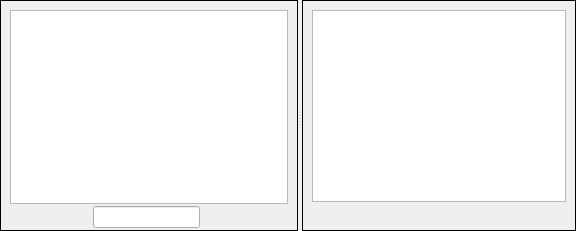
      <widget class="QFrame" name="frame">
       <property name="frameShape">
        <enum>QFrame::NoFrame</enum>
       </property>
       <property name="frameShadow">
        <enum>QFrame::Plain</enum>
       </property>
       <layout class="QGridLayout" name="gridLayout_2">
        <property name="leftMargin">
         <number>0</number>
        </property>
        <property name="topMargin">
         <number>0</number>
        </property>
        <property name="rightMargin">
         <number>0</number>
        </property>
        <property name="bottomMargin">
         <number>0</number>
        </property>
        <item row="0" column="0">
         <widget class="QSplitter" name="splitter_2">
          <property name="orientation">
           <enum>Qt::Horizontal</enum>
          </property>
          <widget class="QFrame" name="rotframe">
           <property name="sizePolicy">
            <sizepolicy hsizetype="Preferred" vsizetype="Expanding">
             <horstretch>0</horstretch>
             <verstretch>0</verstretch>
            </sizepolicy>
           </property>
           <property name="frameShape">
            <enum>QFrame::Box</enum>
           </property>
           <layout class="QVBoxLayout" name="verticalLayout_3">
            <property name="spacing">
             <number>2</number>
            </property>
            <property name="bottomMargin">
             <number>2</number>
            </property>
            <item>
             <widget class="QTableView" name="tableViewRotation">
              <property name="contextMenuPolicy">
               <enum>Qt::CustomContextMenu</enum>
              </property>
              <property name="editTriggers">
               <set>QAbstractItemView::NoEditTriggers</set>
              </property>
              <property name="dragEnabled">
               <bool>true</bool>
              </property>
              <property name="dragDropOverwriteMode">
               <bool>false</bool>
              </property>
              <property name="dragDropMode">
               <enum>QAbstractItemView::DragDrop</enum>
              </property>
              <property name="defaultDropAction">
               <enum>Qt::MoveAction</enum>
              </property>
              <property name="alternatingRowColors">
               <bool>true</bool>
              </property>
              <property name="selectionMode">
               <enum>QAbstractItemView::SingleSelection</enum>
              </property>
              <property name="selectionBehavior">
               <enum>QAbstractItemView::SelectRows</enum>
              </property>
              <attribute name="horizontalHeaderCascadingSectionResizes">
               <bool>true</bool>
              </attribute>
              <attribute name="horizontalHeaderShowSortIndicator" stdset="0">
               <bool>false</bool>
              </attribute>
              <attribute name="horizontalHeaderStretchLastSection">
               <bool>true</bool>
              </attribute>
              <attribute name="verticalHeaderVisible">
               <bool>false</bool>
              </attribute>
             </widget>
            </item>
            <item>
             <widget class="QFrame" name="frame_5">
              <property name="frameShape">
               <enum>QFrame::NoFrame</enum>
              </property>
              <property name="frameShadow">
               <enum>QFrame::Raised</enum>
              </property>
              <layout class="QHBoxLayout" name="horizontalLayout_2">
               <property name="spacing">
                <number>4</number>
               </property>
               <property name="leftMargin">
                <number>0</number>
               </property>
               <property name="topMargin">
                <number>0</number>
               </property>
               <property name="rightMargin">
                <number>0</number>
               </property>
               <property name="bottomMargin">
                <number>0</number>
               </property>
               <item>
                <widget class="QPushButton" name="buttonClearRotation">
                 <property name="focusPolicy">
                  <enum>Qt::NoFocus</enum>
                 </property>
                 <property name="text">
                  <string/>
                 </property>
                 <property name="icon">
                  <iconset resource="resources.qrc">
                   <normaloff>:/icons/Icons/edit-clear.png</normaloff>:/icons/Icons/edit-clear.png</iconset>
                 </property>
                 <property name="iconSize">
                  <size>
                   <width>22</width>
                   <height>22</height>
                  </size>
                 </property>
                 <property name="flat">
                  <bool>true</bool>
                 </property>
                </widget>
               </item>
               <item>
                <spacer name="horizontalSpacer">
                 <property name="orientation">
                  <enum>Qt::Horizontal</enum>
                 </property>
                 <property name="sizeHint" stdset="0">
                  <size>
                   <width>40</width>
                   <height>20</height>
                  </size>
                 </property>
                </spacer>
               </item>
               <item>
                <widget class="QLineEdit" name="editAddSinger"/>
               </item>
               <item>
                <widget class="QPushButton" name="buttonAddSinger">
                 <property name="text">
                  <string/>
                 </property>
                 <property name="icon">
                  <iconset resource="resources.qrc">
                   <normaloff>:/icons/Icons/list-add-user.png</normaloff>:/icons/Icons/list-add-user.png</iconset>
                 </property>
                 <property name="iconSize">
                  <size>
                   <width>22</width>
                   <height>22</height>
                  </size>
                 </property>
                 <property name="flat">
                  <bool>true</bool>
                 </property>
                </widget>
               </item>
               <item>
                <widget class="QPushButton" name="buttonRegulars">
                 <property name="text">
                  <string/>
                 </property>
                 <property name="icon">
                  <iconset resource="resources.qrc">
                   <normaloff>:/icons/Icons/emblem-favorite.png</normaloff>:/icons/Icons/emblem-favorite.png</iconset>
                 </property>
                 <property name="iconSize">
                  <size>
                   <width>22</width>
                   <height>22</height>
                  </size>
                 </property>
                 <property name="flat">
                  <bool>true</bool>
                 </property>
                </widget>
               </item>
              </layout>
             </widget>
            </item>
           </layout>
          </widget>
          <widget class="QFrame" name="qframe">
           <property name="frameShape">
            <enum>QFrame::Box</enum>
           </property>
           <layout class="QVBoxLayout" name="verticalLayout_6">
            <property name="spacing">
             <number>2</number>
            </property>
            <property name="bottomMargin">
             <number>4</number>
            </property>
            <item>
             <widget class="QTableView" name="tableViewQueue">
              <property name="contextMenuPolicy">
               <enum>Qt::CustomContextMenu</enum>
              </property>
              <property name="midLineWidth">
               <number>0</number>
              </property>
              <property name="editTriggers">
               <set>QAbstractItemView::NoEditTriggers</set>
              </property>
              <property name="dragEnabled">
               <bool>true</bool>
              </property>
              <property name="dragDropMode">
               <enum>QAbstractItemView::DragDrop</enum>
              </property>
              <property name="defaultDropAction">
               <enum>Qt::MoveAction</enum>
              </property>
              <property name="alternatingRowColors">
               <bool>true</bool>
              </property>
              <property name="selectionMode">
               <enum>QAbstractItemView::SingleSelection</enum>
              </property>
              <property name="selectionBehavior">
               <enum>QAbstractItemView::SelectRows</enum>
              </property>
              <property name="sortingEnabled">
               <bool>true</bool>
              </property>
              <attribute name="horizontalHeaderCascadingSectionResizes">
               <bool>true</bool>
              </attribute>
              <attribute name="horizontalHeaderHighlightSections">
               <bool>true</bool>
              </attribute>
              <attribute name="horizontalHeaderShowSortIndicator" stdset="0">
               <bool>false</bool>
              </attribute>
              <attribute name="horizontalHeaderStretchLastSection">
               <bool>true</bool>
              </attribute>
              <attribute name="verticalHeaderVisible">
               <bool>false</bool>
              </attribute>
             </widget>
            </item>
            <item>
             <widget class="QFrame" name="frame_4">
              <property name="frameShape">
               <enum>QFrame::NoFrame</enum>
              </property>
              <property name="frameShadow">
               <enum>QFrame::Raised</enum>
              </property>
              <layout class="QHBoxLayout" name="horizontalLayout_5">
               <property name="leftMargin">
                <number>0</number>
               </property>
               <property name="topMargin">
                <number>0</number>
               </property>
               <property name="rightMargin">
                <number>0</number>
               </property>
               <property name="bottomMargin">
                <number>0</number>
               </property>
               <item>
                <widget class="QPushButton" name="buttonClearQueue">
                 <property name="focusPolicy">
                  <enum>Qt::NoFocus</enum>
                 </property>
                 <property name="text">
                  <string/>
                 </property>
                 <property name="icon">
                  <iconset resource="resources.qrc">
                   <normaloff>:/icons/Icons/edit-clear.png</normaloff>:/icons/Icons/edit-clear.png</iconset>
                 </property>
                 <property name="iconSize">
                  <size>
                   <width>22</width>
                   <height>22</height>
                  </size>
                 </property>
                 <property name="flat">
                  <bool>true</bool>
                 </property>
                </widget>
               </item>
               <item>
                <spacer name="horizontalSpacer_2">
                 <property name="orientation">
                  <enum>Qt::Horizontal</enum>
                 </property>
                 <property name="sizeHint" stdset="0">
                  <size>
                   <width>40</width>
                   <height>20</height>
                  </size>
                 </property>
                </spacer>
               </item>
              </layout>
             </widget>
            </item>
           </layout>
          </widget>
         </widget>
        </item>
       </layout>
      </widget>
